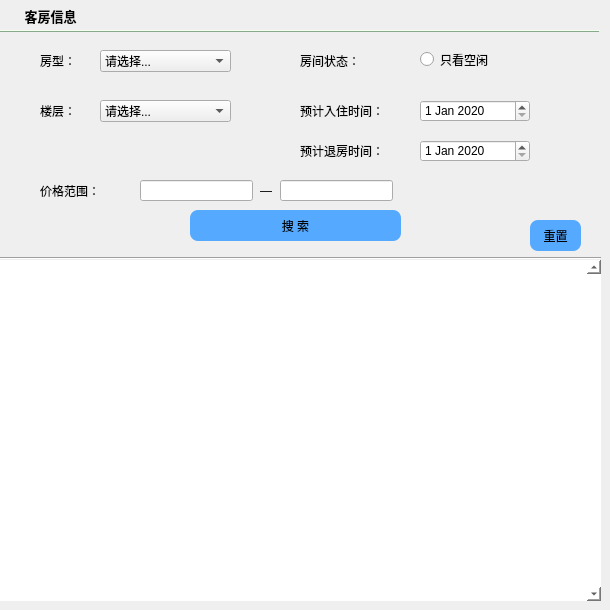
    <widget class="QWidget" name="page">
     <widget class="QToolButton" name="toolButton_2">
      <property name="geometry">
       <rect>
        <x>0</x>
        <y>0</y>
        <width>101</width>
        <height>31</height>
       </rect>
      </property>
      <property name="font">
       <font>
        <family>FontAwesome</family>
        <pointsize>10</pointsize>
        <weight>75</weight>
        <bold>true</bold>
       </font>
      </property>
      <property name="styleSheet">
       <string notr="true">border:none</string>
      </property>
      <property name="text">
       <string>客房信息</string>
      </property>
      <property name="icon">
       <iconset>
        <normaloff>../../../pictures/search1.png</normaloff>../../../pictures/search1.png</iconset>
      </property>
      <property name="toolButtonStyle">
       <enum>Qt::ToolButtonTextBesideIcon</enum>
      </property>
     </widget>
     <widget class="QFrame" name="split_2">
      <property name="geometry">
       <rect>
        <x>0</x>
        <y>30</y>
        <width>600</width>
        <height>2</height>
       </rect>
      </property>
      <property name="styleSheet">
       <string notr="true">color:#CCFFCC;
border-color:#CCFFCC;
background-color:#CCFFCC</string>
      </property>
      <property name="frameShape">
       <enum>QFrame::HLine</enum>
      </property>
      <property name="frameShadow">
       <enum>QFrame::Raised</enum>
      </property>
     </widget>
     <widget class="QComboBox" name="inputType">
      <property name="geometry">
       <rect>
        <x>100</x>
        <y>50</y>
        <width>131</width>
        <height>22</height>
       </rect>
      </property>
      <item>
       <property name="text">
        <string>请选择...</string>
       </property>
      </item>
      <item>
       <property name="text">
        <string>标准间（单人）</string>
       </property>
      </item>
      <item>
       <property name="text">
        <string>标准间（双人）</string>
       </property>
      </item>
      <item>
       <property name="text">
        <string>大床房</string>
       </property>
      </item>
      <item>
       <property name="text">
        <string>行政套房</string>
       </property>
      </item>
     </widget>
     <widget class="QLabel" name="label_22">
      <property name="geometry">
       <rect>
        <x>40</x>
        <y>50</y>
        <width>41</width>
        <height>21</height>
       </rect>
      </property>
      <property name="text">
       <string>房型：</string>
      </property>
     </widget>
     <widget class="QLabel" name="label_23">
      <property name="geometry">
       <rect>
        <x>300</x>
        <y>50</y>
        <width>71</width>
        <height>21</height>
       </rect>
      </property>
      <property name="text">
       <string>房间状态：</string>
      </property>
     </widget>
     <widget class="QLabel" name="label_24">
      <property name="geometry">
       <rect>
        <x>300</x>
        <y>100</y>
        <width>101</width>
        <height>21</height>
       </rect>
      </property>
      <property name="text">
       <string>预计入住时间：</string>
      </property>
     </widget>
     <widget class="QLabel" name="label_25">
      <property name="geometry">
       <rect>
        <x>40</x>
        <y>180</y>
        <width>101</width>
        <height>21</height>
       </rect>
      </property>
      <property name="text">
       <string>价格范围：</string>
      </property>
     </widget>
     <widget class="QLineEdit" name="inputprice1">
      <property name="geometry">
       <rect>
        <x>140</x>
        <y>180</y>
        <width>113</width>
        <height>21</height>
       </rect>
      </property>
     </widget>
     <widget class="QLabel" name="label_26">
      <property name="geometry">
       <rect>
        <x>260</x>
        <y>180</y>
        <width>21</width>
        <height>21</height>
       </rect>
      </property>
      <property name="text">
       <string>—</string>
      </property>
     </widget>
     <widget class="QLineEdit" name="inputprice2">
      <property name="geometry">
       <rect>
        <x>280</x>
        <y>180</y>
        <width>113</width>
        <height>21</height>
       </rect>
      </property>
     </widget>
     <widget class="QLabel" name="label_27">
      <property name="geometry">
       <rect>
        <x>40</x>
        <y>100</y>
        <width>101</width>
        <height>21</height>
       </rect>
      </property>
      <property name="text">
       <string>楼层：</string>
      </property>
     </widget>
     <widget class="QComboBox" name="inputstorey">
      <property name="geometry">
       <rect>
        <x>100</x>
        <y>100</y>
        <width>131</width>
        <height>22</height>
       </rect>
      </property>
      <item>
       <property name="text">
        <string>请选择...</string>
       </property>
      </item>
      <item>
       <property name="text">
        <string>2</string>
       </property>
      </item>
      <item>
       <property name="text">
        <string>3</string>
       </property>
      </item>
      <item>
       <property name="text">
        <string>4</string>
       </property>
      </item>
     </widget>
     <widget class="QDateEdit" name="inputStartTime">
      <property name="geometry">
       <rect>
        <x>420</x>
        <y>100</y>
        <width>110</width>
        <height>22</height>
       </rect>
      </property>
      <property name="contextMenuPolicy">
       <enum>Qt::DefaultContextMenu</enum>
      </property>
      <property name="dateTime">
       <datetime>
        <hour>0</hour>
        <minute>0</minute>
        <second>0</second>
        <year>2020</year>
        <month>1</month>
        <day>1</day>
       </datetime>
      </property>
      <property name="maximumTime">
       <time>
        <hour>22</hour>
        <minute>59</minute>
        <second>59</second>
       </time>
      </property>
     </widget>
     <widget class="QPushButton" name="commitSearch">
      <property name="geometry">
       <rect>
        <x>190</x>
        <y>210</y>
        <width>211</width>
        <height>31</height>
       </rect>
      </property>
      <property name="styleSheet">
       <string notr="true">#commitSearch{background:rgb(85, 170, 255);
border-radius:8px}
#commitSearch:hover
{
background:#CCFF99
}</string>
      </property>
      <property name="text">
       <string>搜 索</string>
      </property>
     </widget>
     <widget class="Line" name="line">
      <property name="geometry">
       <rect>
        <x>0</x>
        <y>250</y>
        <width>601</width>
        <height>16</height>
       </rect>
      </property>
      <property name="orientation">
       <enum>Qt::Horizontal</enum>
      </property>
     </widget>
     <widget class="QRadioButton" name="inputFree">
      <property name="geometry">
       <rect>
        <x>420</x>
        <y>50</y>
        <width>115</width>
        <height>19</height>
       </rect>
      </property>
      <property name="text">
       <string>只看空闲</string>
      </property>
     </widget>
     <widget class="QDateEdit" name="inputEndTime">
      <property name="geometry">
       <rect>
        <x>420</x>
        <y>140</y>
        <width>110</width>
        <height>22</height>
       </rect>
      </property>
      <property name="contextMenuPolicy">
       <enum>Qt::DefaultContextMenu</enum>
      </property>
      <property name="dateTime">
       <datetime>
        <hour>0</hour>
        <minute>0</minute>
        <second>0</second>
        <year>2020</year>
        <month>1</month>
        <day>1</day>
       </datetime>
      </property>
      <property name="maximumTime">
       <time>
        <hour>22</hour>
        <minute>59</minute>
        <second>59</second>
       </time>
      </property>
     </widget>
     <widget class="QScrollArea" name="scrollArea">
      <property name="geometry">
       <rect>
        <x>0</x>
        <y>260</y>
        <width>601</width>
        <height>341</height>
       </rect>
      </property>
      <property name="contextMenuPolicy">
       <enum>Qt::DefaultContextMenu</enum>
      </property>
      <property name="styleSheet">
       <string notr="true">background-color:white</string>
      </property>
      <property name="frameShape">
       <enum>QFrame::NoFrame</enum>
      </property>
      <property name="verticalScrollBarPolicy">
       <enum>Qt::ScrollBarAlwaysOn</enum>
      </property>
      <property name="horizontalScrollBarPolicy">
       <enum>Qt::ScrollBarAsNeeded</enum>
      </property>
      <property name="widgetResizable">
       <bool>true</bool>
      </property>
      <property name="alignment">
       <set>Qt::AlignCenter</set>
      </property>
      <widget class="QWidget" name="scrollAreaWidgetContents">
       <property name="geometry">
        <rect>
         <x>0</x>
         <y>0</y>
         <width>588</width>
         <height>341</height>
        </rect>
       </property>
       <widget class="QWidget" name="gridLayoutWidget">
        <property name="geometry">
         <rect>
          <x>0</x>
          <y>0</y>
          <width>601</width>
          <height>341</height>
         </rect>
        </property>
        <layout class="QGridLayout" name="gridLayout">
         <property name="sizeConstraint">
          <enum>QLayout::SetNoConstraint</enum>
         </property>
        </layout>
       </widget>
      </widget>
     </widget>
     <widget class="QPushButton" name="reset">
      <property name="geometry">
       <rect>
        <x>530</x>
        <y>220</y>
        <width>51</width>
        <height>31</height>
       </rect>
      </property>
      <property name="styleSheet">
       <string notr="true">#reset{background:rgb(85, 170, 255);
border-radius:8px}
#reset:hover
{
background:#CCFF99
}</string>
      </property>
      <property name="text">
       <string>重置</string>
      </property>
     </widget>
     <widget class="QLabel" name="label_73">
      <property name="geometry">
       <rect>
        <x>300</x>
        <y>140</y>
        <width>101</width>
        <height>21</height>
       </rect>
      </property>
      <property name="text">
       <string>预计退房时间：</string>
      </property>
     </widget>
    </widget>
